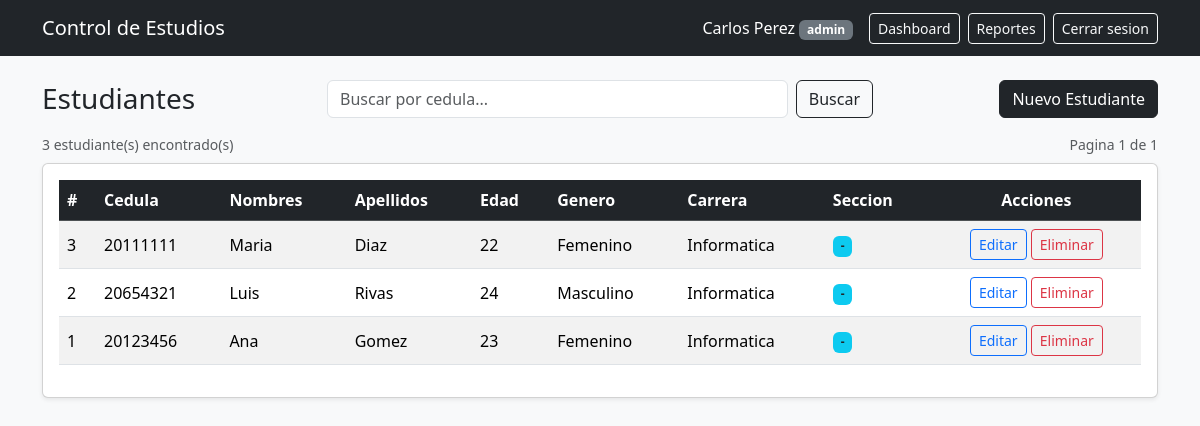
Page /estudiante/index (signed in) on the committed database.
### tables this page shows
CREATE TABLE estudiantes (
    id INT AUTO_INCREMENT PRIMARY KEY,
    cedula VARCHAR(20) NOT NULL UNIQUE,
    nombres VARCHAR(100) NOT NULL,
    apellidos VARCHAR(100) NOT NULL,
    fecha_nacimiento DATE NOT NULL,
    genero ENUM('M', 'F', 'Otro') NOT NULL,
    direccion VARCHAR(200) NULL,
    telefono VARCHAR(20) NULL,
    correo VARCHAR(150) NULL,
    carrera VARCHAR(100) NULL,
    seccion_id INT NULL,
    created_at TIMESTAMP DEFAULT CURRENT_TIMESTAMP,
    CONSTRAINT fk_estudiante_seccion FOREIGN KEY (seccion_id)
        REFERENCES secciones(id) ON DELETE SET NULL ON UPDATE CASCADE
);

### app/Controllers/EstudianteController.php (called while the page is built, shortened)
<?php
class EstudianteController
{
    private Estudiante $model;
    public function __construct()
    {
        $database = new Database();
        $this->model = new Estudiante($database->getConnection());
    }
    public function index(): void
    {
        $rol = $_SESSION['rol'] ?? '';
        $busqueda = trim($_GET['busqueda'] ?? '');
        $porPagina = 10;
        $totalEstudiantes = $this->model->contarTotal($busqueda);
        $totalPaginas = max(1, (int) ceil($totalEstudiantes / $porPagina));
        $pagina = intval($_GET['pagina'] ?? 1);
        $offset = ($pagina - 1) * $porPagina;
        $estudiantes = $this->model->obtenerPaginados($porPagina, $offset, $busqueda);
        require_once __DIR__ . '/../Views/estudiante/index.php';
    }
}

### public/index.php (called while the page is built, shortened)
<?php
$uriSolicitada = parse_url($_SERVER['REQUEST_URI'], PHP_URL_PATH);
$uriDecodificada = urldecode($uriSolicitada);
if (BASE_URL !== '/') {
    $rutaRelativa = str_replace(BASE_URL, '', $uriDecodificada);
} else {
    $rutaRelativa = $uriDecodificada;
}
$rutaRelativa = '/' . ltrim($rutaRelativa, '/');
$uriLimpia = trim($rutaRelativa, '/');
$segmentos = $uriLimpia !== '' ? explode('/', $uriLimpia) : [];
$actionR = $segmentos[1] ?? 'login';
$action = ctype_alnum($actionR) ? $actionR : null;
spl_autoload_register(function ($clase) {
    $prefijo = 'App\\';
    $dir_base = __DIR__ . '/../app/';
    $longitud = strlen($prefijo);
    $clase_relativa = substr($clase, $longitud);
    $archivo = $dir_base . str_replace('\\', '/', $clase_relativa) . '.php';
});
$instanciaControlador = new $nombreClaseControlador();
$instanciaControlador->$action();

### app/Config/Database.php (called while the page is built, shortened)
<?php
class Database
{
    private $host = '127.0.0.1';
    private $db   = 'controlEstudios';
    private $user = 'root';
    private $pass = '';
    private $charset = 'utf8mb4';
    private $pdo;
    private function connect()
    {
        $dsn = "mysql:host={$this->host};dbname={$this->db};charset={$this->charset}";
        $options = [
            PDO::ATTR_ERRMODE            => PDO::ERRMODE_EXCEPTION,
            PDO::ATTR_DEFAULT_FETCH_MODE => PDO::FETCH_ASSOC,
            PDO::ATTR_EMULATE_PREPARES   => false,
        ];
        try {
            $this->pdo = new PDO($dsn, $this->user, $this->pass, $options);
        } catch (PDOException $e) {
            throw new PDOException("Error de conexion: " . $e->getMessage(), (int)$e->getCode());
        }
    }
    public function getConnection()
    {
        return $this->pdo;
    }
}

### app/Models/Estudiante.php (called while the page is built, shortened)
<?php
class Estudiante
{
    private PDO $db;
    public function __construct(PDO $db)
    {
        $this->db = $db;
    }
    public function obtenerPaginados(int $limite, int $offset, string $busqueda = ''): array
    {
        $sql = "
            SELECT
                e.id,
                e.cedula,
                e.nombres,
                e.apellidos,
                e.fecha_nacimiento,
                TIMESTAMPDIFF(YEAR, e.fecha_nacimiento, CURDATE()) as edad,
                e.genero,
                e.direccion,
                e.telefono,
                e.correo,
                e.carrera,
                e.seccion_id,
                s.codigo_seccion,
                m.nombre as materia_nombre,
                m.codigo as materia_codigo
            FROM estudiantes e
            LEFT JOIN secciones s ON e.seccion_id = s.id
            LEFT JOIN materias m ON s.materia_id = m.id
            ORDER BY e.id DESC
            LIMIT $limite OFFSET $offset
        ";
        $stmt = $this->db->prepare($sql);
        $stmt->execute();
        return $stmt->fetchAll(PDO::FETCH_ASSOC);
    }
    public function contarTotal(string $busqueda = ''): int
    {
        if ($busqueda !== '') {
            $sql = "
                SELECT COUNT(*) as total
                FROM estudiantes
                WHERE cedula LIKE :busqueda
            ";
            $stmt = $this->db->prepare($sql);
            $stmt->execute([':busqueda' => '%' . $busqueda . '%']);
        } else {
            $sql = "
                SELECT COUNT(*) as total
                FROM estudiantes
            ";
            $stmt = $this->db->query($sql);
        }
        $resultado = $stmt->fetch(PDO::FETCH_ASSOC);
        return intval($resultado['total']);
    }
}

### app/Views/estudiante/index.php (the view, shortened to what this page needs)
<?php
require __DIR__ . '/../partials/header.php';
?>
<body class="bg-light">
    <nav class="navbar navbar-dark bg-dark">
        <div class="container">
            <a class="navbar-brand" href="<?= BASE_URL ?>dashboard/index">
                Control de Estudios
            </a>
            <div class="d-flex align-items-center">
                <span class="text-white me-3">
                    <?= htmlspecialchars($_SESSION['nombre'] ?? 'Usuario') ?>
                    <span class="badge bg-secondary"><?= htmlspecialchars($_SESSION['rol'] ?? '') ?></span>
                </span>
                <a href="<?= BASE_URL ?>dashboard/index" class="btn btn-outline-light btn-sm me-2">
                    Dashboard
                </a>
                <a href="<?= BASE_URL ?>reporte/index" class="btn btn-outline-light btn-sm me-2">
                    Reportes
                </a>
                <a href="<?= BASE_URL ?>auth/logout" class="btn btn-outline-light btn-sm">
                    Cerrar sesion
                </a>
            </div>
        </div>
    </nav>
    <div class="container mt-4">
        <div class="row align-items-center mb-3">
            <div class="col-md-3">
                <h3 class="mb-0">Estudiantes</h3>
            </div>
            <div class="col-md-6">
                <form class="d-flex gap-2" method="GET" action="<?= BASE_URL ?>estudiante/index">
                    <input type="text"
                           class="form-control"
                           name="busqueda"
                           value="<?= htmlspecialchars($busqueda) ?>"
                           placeholder="Buscar por cedula..."
                           pattern="[0-9]*"
                           inputmode="numeric"
                           title="Solo numeros"
                           maxlength="20"
                           autocomplete="off">
                    <button type="submit" class="btn btn-outline-dark text-nowrap">
                        Buscar
                    </button>
                </form>
            </div>
            <div class="col-md-3 text-md-end">
                <button type="button" class="btn btn-dark" id="btnNuevoEstudiante">
                    Nuevo Estudiante
                </button>
            </div>
        </div>
        <div class="d-flex justify-content-between mb-2">
            <small class="text-muted">
                <?= $totalEstudiantes ?> estudiante(s) encontrado(s)
            </small>
            <small class="text-muted">
                Pagina <?= $pagina ?> de <?= $totalPaginas ?>
            </small>
        </div>
        <div class="card shadow-sm">
            <div class="card-body">
                <div class="table-responsive">
                    <table class="table table-striped table-hover align-middle">
                        <thead class="table-dark">
                            <tr>
                                <th>#</th>
                                <th>Cedula</th>
                                <th>Nombres</th>
                                <th>Apellidos</th>
                                <th>Edad</th>
                                <th>Genero</th>
                                <th>Carrera</th>
                                <th>Seccion</th>
                                <th class="text-center">Acciones</th>
                            </tr>
                        </thead>
                        <tbody>
                            <?php if (empty($estudiantes)): ?>
                                <tr>
                                    <td colspan="9" class="text-center text-muted py-4">
                                        <?php if ($busqueda !== ''): ?>
                                            No se encontraron estudiantes con esa cedula
                                        <?php else: ?>
                                            No hay estudiantes registrados
                                        <?php endif; ?>
                                    </td>
                                </tr>
                            <?php else: ?>
                                <?php foreach ($estudiantes as $estudiante): ?>
                                    <tr>
                                        <td><?= htmlspecialchars($estudiante['id']) ?></td>
                                        <td><?= htmlspecialchars($estudiante['cedula']) ?></td>
                                        <td><?= htmlspecialchars($estudiante['nombres']) ?></td>
                                        <td><?= htmlspecialchars($estudiante['apellidos']) ?></td>
                                        <td><?= htmlspecialchars($estudiante['edad'] ?? '') ?></td>
                                        <td>
                                            <?php
                                            $generoTexto = 'Otro';
                                            if ($estudiante['genero'] === 'M') {
                                                $generoTexto = 'Masculino';
                                            } elseif ($estudiante['genero'] === 'F') {
                                                $generoTexto = 'Femenino';
                                            }
                                            ?>
                                            <?= htmlspecialchars($generoTexto) ?>
                                        </td>
                                        <td><?= htmlspecialchars($estudiante['carrera'] ?? 'Sin asignar') ?></td>
                                        <td>
                                            <?php if (!empty($estudiante['seccion_id'])): ?>
                                                <span class="badge bg-info text-dark">
                                                    - <?= htmlspecialchars($estudiante['codigo_seccion'] ?? '') ?>
                                                </span>
                                            <?php else: ?>
                                                <span class="badge bg-secondary">Sin seccion</span>
                                            <?php endif; ?>
                                        </td>
                                        <td class="text-center">
                                            <button type="button"
                                                    class="btn btn-sm btn-outline-primary js-editar-estudiante"
                                                    data-id="<?= htmlspecialchars($estudiante['id']) ?>"
                                                    data-cedula="<?= htmlspecialchars($estudiante['cedula']) ?>"
                                                    data-nombres="<?= htmlspecialchars($estudiante['nombres']) ?>"
                                                    data-apellidos="<?= htmlspecialchars($estudiante['apellidos']) ?>"
                                                    data-fecha="<?= htmlspecialchars($estudiante['fecha_nacimiento']) ?>"
                                                    data-genero="<?= htmlspecialchars($estudiante['genero']) ?>"
                                                    data-direccion="<?= htmlspecialchars($estudiante['direccion'] ?? '') ?>"
                                                    data-telefono="<?= htmlspecialchars($estudiante['telefono'] ?? '') ?>"
                                                    data-correo="<?= htmlspecialchars($estudiante['correo'] ?? '') ?>"
                                                    data-carrera="<?= htmlspecialchars($estudiante['carrera'] ?? '') ?>">
                                                Editar
                                            </button>
                                            <?php if ($rol === 'admin'): ?>
                                                <button type="button"
                                                        class="btn btn-sm btn-outline-danger js-eliminar-estudiante"
                                                        data-id="<?= htmlspecialchars($estudiante['id']) ?>"
                                                        data-nombre="<?= htmlspecialchars($estudiante['nombres'] . ' ' . $estudiante['apellidos']) ?>">
                                                    Eliminar
                                                </button>
                                            <?php endif; ?>
                                        </td>
                                    </tr>
                                <?php endforeach; ?>
                            <?php endif; ?>
                        </tbody>
                    </table>
                </div>
            </div>
        </div>
    </div>
</body>
</html>

### rows in the picture
estudiantes: id "3", cedula "20111111", nombres "Maria", apellidos "Diaz", edad "22", genero "Femenino", carrera "Informatica"
estudiantes: id "2", cedula "20654321", nombres "Luis", apellidos "Rivas", edad "24", genero "Masculino", carrera "Informatica"
estudiantes: id "1", cedula "20123456", nombres "Ana", apellidos "Gomez", edad "23", genero "Femenino", carrera "Informatica"

### other values in the picture
$_SESSION['nombre'] "Carlos Perez"
$_SESSION['rol'] "admin"
$totalEstudiantes "3"
$pagina "1"
$totalPaginas "1"
